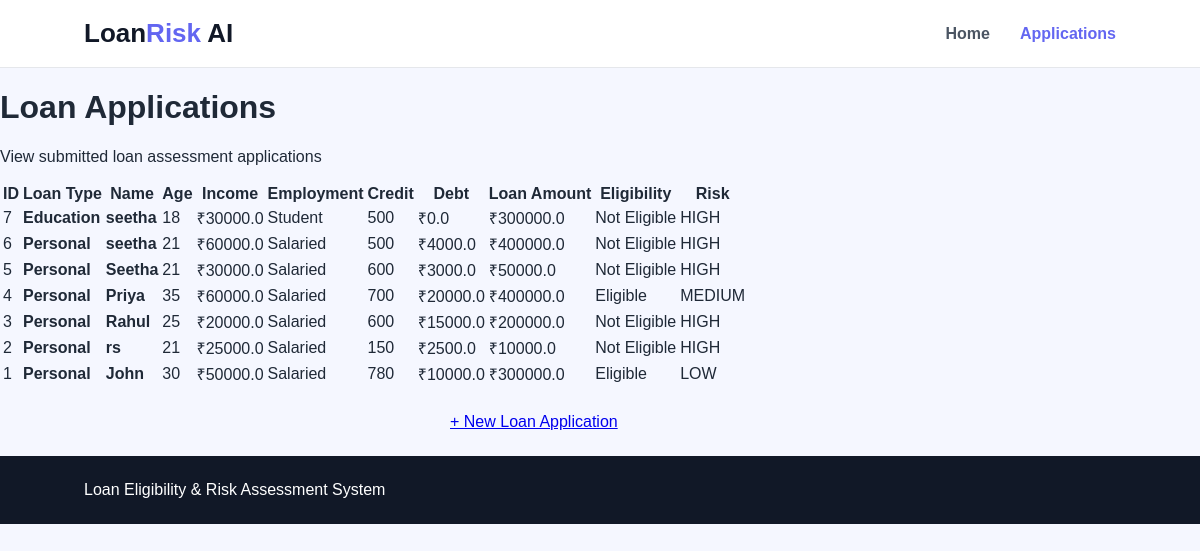
The app's page /applications with its own data.
### tables this page shows
CREATE TABLE applications (
            id INTEGER PRIMARY KEY AUTOINCREMENT,
            name TEXT,
            age INTEGER,
            income REAL,
            employment TEXT,
            credit_score INTEGER,
            debt REAL,
            loan_amount REAL,
            eligibility TEXT,
            risk TEXT
        , loan_type TEXT DEFAULT 'personal', loan_details TEXT DEFAULT '{}');

### app.py (the view)
@app.route("/applications")
def applications():
    conn = sqlite3.connect("database.db")
    cursor = conn.cursor()
    cursor.execute("SELECT * FROM applications ORDER BY id DESC")
    applications = cursor.fetchall()
    conn.close()
    return render_template("applications.html", applications=applications)

### templates/applications.html
<!DOCTYPE html><html lang="en"><head><meta charset="UTF-8"><meta name="viewport" content="width=device-width, initial-scale=1.0"><title>Loan Applications</title><link rel="stylesheet" href="{{ url_for('static', filename='style.css') }}"></head><body><nav class="navbar"><div class="logo">Loan<span>Risk</span> AI</div><div class="nav-links"><a href="/">Home</a><a href="/applications" class="active">Applications</a></div></nav><div class="container"><div class="page-title"><h1>Loan Applications</h1><p>View submitted loan assessment applications</p></div><div class="table-card">{% if applications %}<div class="table-scroll"><table><thead><tr><th>ID</th><th>Loan Type</th><th>Name</th><th>Age</th><th>Income</th><th>Employment</th><th>Credit</th><th>Debt</th><th>Loan Amount</th><th>Eligibility</th><th>Risk</th></tr></thead><tbody>{% for application in applications %}<tr><td>{{ application[0] }}</td><td><strong>{{ application[10]|replace('_',' ')|title }}</strong></td><td><strong>{{ application[1] }}</strong></td><td>{{ application[2] }}</td><td>₹{{ application[3] }}</td><td>{{ application[4].replace('_',' ').title() }}</td><td>{{ application[5] }}</td><td>₹{{ application[6] }}</td><td>₹{{ application[7] }}</td><td>{% if application[8]=='Eligible' %}<span class="table-status eligible">Eligible</span>{% else %}<span class="table-status not-eligible">Not Eligible</span>{% endif %}</td><td>{% if application[9]=='low' %}<span class="table-status low">LOW</span>{% elif application[9]=='medium' %}<span class="table-status medium">MEDIUM</span>{% else %}<span class="table-status high">HIGH</span>{% endif %}</td></tr>{% endfor %}</tbody></table></div>{% else %}<div class="empty-message"><h3>No Applications Found</h3><p>No loan applications have been submitted yet.</p></div>{% endif %}</div><div style="max-width:300px;margin:25px auto"><a href="/" class="btn">+ New Loan Application</a></div></div><footer class="footer">Loan Eligibility &amp; Risk Assessment System</footer></body></html>

### static/style.css (style rules this page uses)
body { margin: 0; padding: 0; font-family: Arial, sans-serif; background: #f5f7ff; color: #1f2937; }
* { box-sizing: border-box; }
.navbar { width: 100%; padding: 18px 7%; display: flex; justify-content: space-between; align-items: center; background: white; border-bottom: 1px solid #e5e7eb; }
.logo { font-size: 26px; font-weight: bold; color: #111827; }
.logo span { color: #6366f1; }
.nav-links { display: flex; gap: 30px; }
.nav-links a { text-decoration: none; color: #4b5563; font-weight: 600; }
.nav-links a:hover, .nav-links a.active { color: #6366f1; }
.footer { padding: 25px 7%; background: #111827; color: white; display: flex; justify-content: space-between; }
.table-scroll { overflow-x:auto }

### records on screen
applications: id "7", loan_type "Education", name "seetha", age "18", income "30000.0", employment "Student", credit_score "500", debt "0.0", loan_amount "300000.0", eligibility "Not Eligible", risk "HIGH"
applications: id "6", loan_type "Personal", name "seetha", age "21", income "60000.0", employment "Salaried", credit_score "500", debt "4000.0", loan_amount "400000.0", eligibility "Not Eligible", risk "HIGH"
applications: id "5", loan_type "Personal", name "Seetha", age "21", income "30000.0", employment "Salaried", credit_score "600", debt "3000.0", loan_amount "50000.0", eligibility "Not Eligible", risk "HIGH"
applications: id "4", loan_type "Personal", name "Priya", age "35", income "60000.0", employment "Salaried", credit_score "700", debt "20000.0", loan_amount "400000.0", eligibility "Eligible", risk "MEDIUM"
applications: id "3", loan_type "Personal", name "Rahul", age "25", income "20000.0", employment "Salaried", credit_score "600", debt "15000.0", loan_amount "200000.0", eligibility "Not Eligible", risk "HIGH"
applications: id "2", loan_type "Personal", name "rs", age "21", income "25000.0", employment "Salaried", credit_score "150", debt "2500.0", loan_amount "10000.0", eligibility "Not Eligible", risk "HIGH"
applications: id "1", loan_type "Personal", name "John", age "30", income "50000.0", employment "Salaried", credit_score "780", debt "10000.0", loan_amount "300000.0", eligibility "Eligible", risk "LOW"
